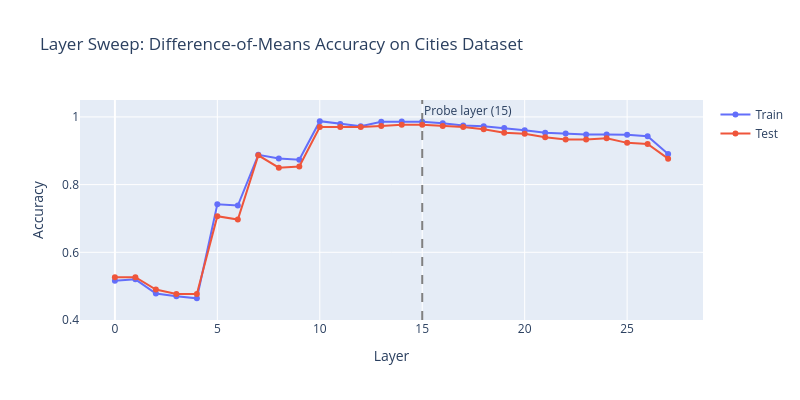

Notebook code for this chart:
### Markdown cell above
### Exercise - implement layer sweep

> ```yaml
> Difficulty: 🔴🔴⚪⚪⚪
> Importance: 🔵🔵🔵🔵⚪
> 
> You should spend up to 10-15 minutes on this exercise.
> Understanding which layers to probe is essential practical knowledge.
> ```

For each layer, extract activations for the cities dataset, train a simple difference-of-means classifier (direction = mean(true) - mean(false), classify by sign of dot product), and compute accuracy on a held-out test split.

### Code cell
def layer_sweep_accuracy(
    statements: list[str],
    labels: Float[Tensor, " n"],
    model: AutoModelForCausalLM,
    tokenizer: AutoTokenizer,
    layers: list[int],
    train_frac: float = 0.8,
    batch_size: int = 25,
) -> dict[str, list[float]]:
    """
    For each layer, train a difference-of-means classifier and compute train/test accuracy.

    Args:
        statements: List of statements.
        labels: Binary labels (1=true, 0=false).
        model: The language model.
        tokenizer: The tokenizer.
        layers: List of layer indices to sweep over.
        train_frac: Fraction of data for training.
        batch_size: Batch size for activation extraction.

    Returns:
        Dict with keys "train_acc" and "test_acc", each a list of accuracies per layer.
    """

       # Split into train/test
    n_train = int(len(statements) * train_frac)
    perm = t.randperm(len(statements))
    train_idx, test_idx = perm[:n_train], perm[n_train:]
    train_statements = [statements[i] for i in train_idx]
    test_statements = [statements[i] for i in test_idx]
    train_labels = labels[train_idx]
    test_labels = labels[test_idx]

    # Extract activations at all layers at once
    train_acts = extract_activations(train_statements, model, tokenizer, layers, batch_size)
    test_acts = extract_activations(test_statements, model, tokenizer, layers, batch_size)

    train_accs = []
    test_accs = []

    for layer in layers:
        tr_acts = train_acts[layer]
        te_acts = test_acts[layer]

        # Difference of means direction
        true_mean = tr_acts[train_labels == 1].mean(dim=0)
        false_mean = tr_acts[train_labels == 0].mean(dim=0)
        direction = true_mean - false_mean

        # Classify by sign of dot product (centered around midpoint)
        midpoint = (true_mean + false_mean) / 2
        train_preds = ((tr_acts - midpoint) @ direction > 0).float()
        test_preds = ((te_acts - midpoint) @ direction > 0).float()

        train_acc = (train_preds == train_labels).float().mean().item()
        test_acc = (test_preds == test_labels).float().mean().item()
        train_accs.append(train_acc)
        test_accs.append(test_acc)

    return {"train_acc": train_accs, "test_acc": test_accs}


t.manual_seed(42)
all_layers = list(range(NUM_LAYERS))
cities_statements = datasets["cities"]["statement"].tolist()
cities_labels = t.tensor(datasets["cities"]["label"].values, dtype=t.float32)

sweep_results = layer_sweep_accuracy(cities_statements, cities_labels, model, tokenizer, all_layers)

# Print results as a table
sweep_df = pd.DataFrame(
    {
        "Layer": all_layers,
        "Train Acc": [f"{a:.3f}" for a in sweep_results["train_acc"]],
        "Test Acc": [f"{a:.3f}" for a in sweep_results["test_acc"]],
    }
)
display(sweep_df)

# Plot
fig = go.Figure()
fig.add_trace(go.Scatter(x=all_layers, y=sweep_results["train_acc"], mode="lines+markers", name="Train"))
fig.add_trace(go.Scatter(x=all_layers, y=sweep_results["test_acc"], mode="lines+markers", name="Test"))
fig.add_vline(x=PROBE_LAYER, line_dash="dash", line_color="gray", annotation_text=f"Probe layer ({PROBE_LAYER})")
fig.update_layout(
    title="Layer Sweep: Difference-of-Means Accuracy on Cities Dataset",
    xaxis_title="Layer",
    yaxis_title="Accuracy",
    yaxis_range=[0.4, 1.05],
    height=400,
    width=800,
)
fig.show()

best_layer = all_layers[int(np.argmax(sweep_results["test_acc"]))]
print(f"\nBest layer by test accuracy: {best_layer} ({max(sweep_results['test_acc']):.3f})")
print(f"Configured probe layer: {PROBE_LAYER} ({sweep_results['test_acc'][PROBE_LAYER]:.3f})")

### Figure 1 — Plotly figure (JSON) as saved in the notebook; plotly's stock layout.template omitted (floating-point values rounded to 4 significant figures)
{"data": [{"mode": "lines+markers", "name": "Train", "type": "scatter", "x": [0, 1, 2, 3, 4, 5, 6, 7, 8, 9, 10, 11, 12, 13, 14, 15, 16, 17, 18, 19, 20, 21, 22, 23, 24, 25, 26, 27], "y": [0.5159, 0.5201, 0.4783, 0.4699, 0.464, 0.7416, 0.7383, 0.888, 0.8771, 0.8737, 0.9875, 0.9791, 0.9724, 0.9858, 0.9866, 0.9858, 0.9816, 0.9749, 0.9724, 0.9674, 0.9607, 0.9532, 0.9507, 0.9482, 0.9482, 0.9473, 0.9431, 0.8905]}, {"mode": "lines+markers", "name": "Test", "type": "scatter", "x": [0, 1, 2, 3, 4, 5, 6, 7, 8, 9, 10, 11, 12, 13, 14, 15, 16, 17, 18, 19, 20, 21, 22, 23, 24, 25, 26, 27], "y": [0.5267, 0.5267, 0.49, 0.4767, 0.4767, 0.7067, 0.6967, 0.8867, 0.85, 0.8533, 0.97, 0.97, 0.97, 0.9733, 0.9767, 0.9767, 0.9733, 0.97, 0.9633, 0.9533, 0.95, 0.94, 0.9333, 0.9333, 0.9367, 0.9233, 0.92, 0.8767]}], "layout": {"annotations": [{"showarrow": false, "text": "Probe layer (15)", "x": 15, "xanchor": "left", "xref": "x", "y": 1, "yanchor": "top", "yref": "y domain"}], "height": 400, "shapes": [{"line": {"color": "gray", "dash": "dash"}, "type": "line", "x0": 15, "x1": 15, "xref": "x", "y0": 0, "y1": 1, "yref": "y domain"}], "title": {"text": "Layer Sweep: Difference-of-Means Accuracy on Cities Dataset"}, "width": 800, "xaxis": {"title": {"text": "Layer"}}, "yaxis": {"range": [0.4, 1.05], "title": {"text": "Accuracy"}}}}
